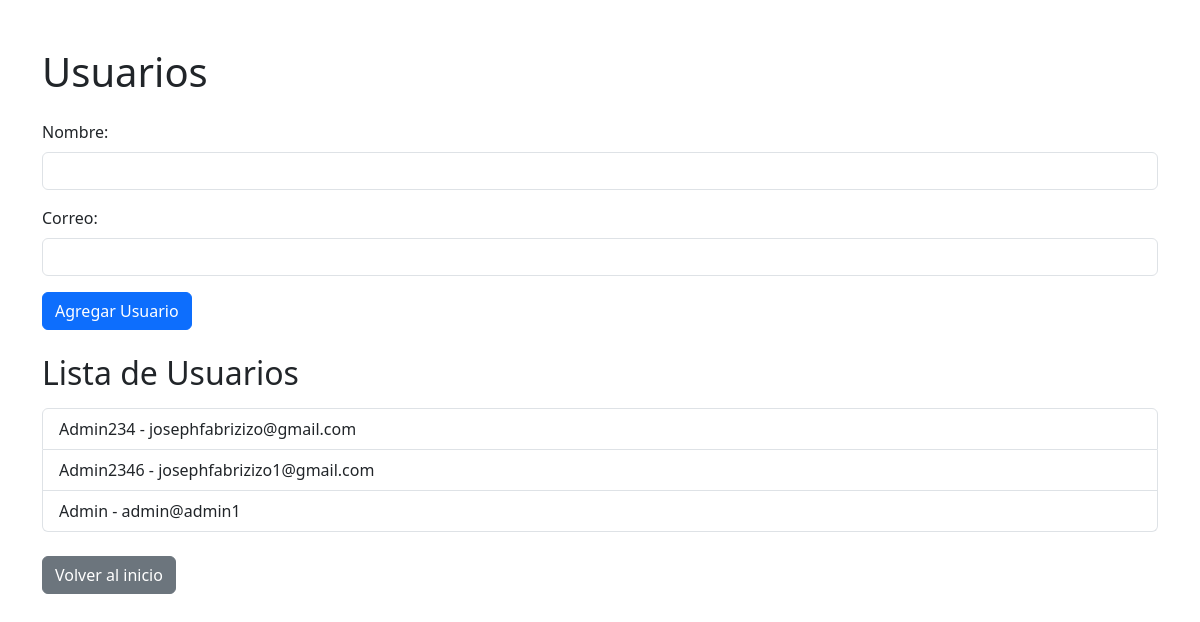
The page /usuarios on the database as committed earlier.
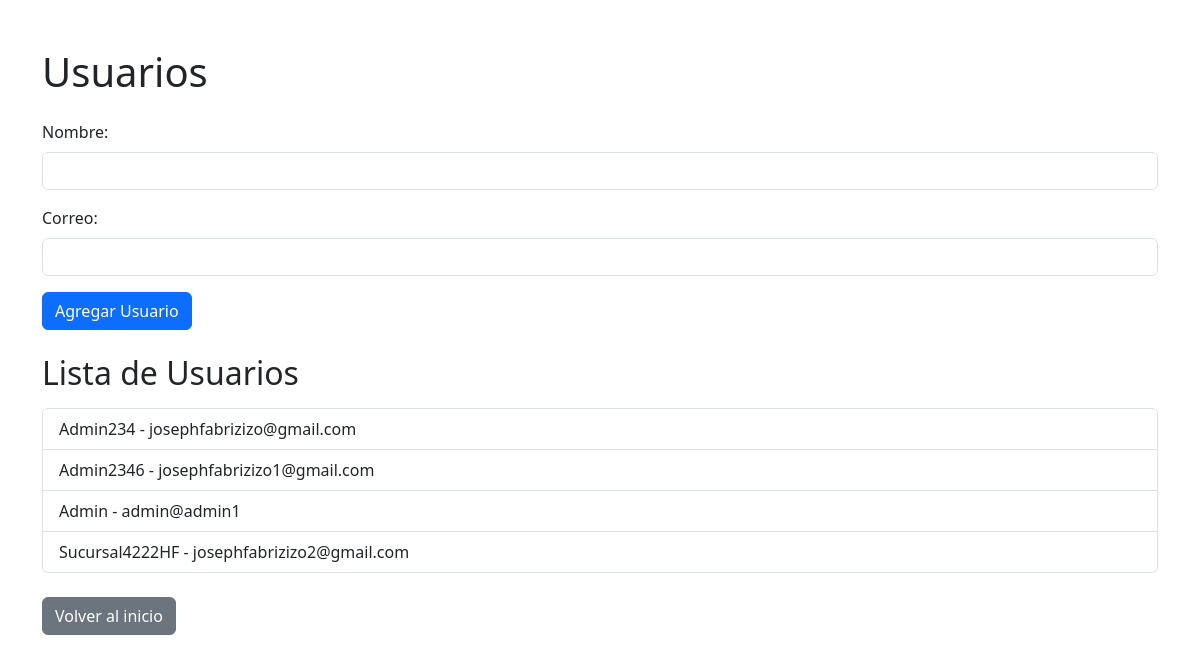
The same page on the database as committed later.
### app.py (models this page shows)
class Usuario(db.Model):
    id = db.Column(db.Integer, primary_key=True)
    nombre = db.Column(db.String(100), nullable=False)
    correo = db.Column(db.String(100), unique=True, nullable=False)
    boletos = db.relationship('Boleto', backref='usuario', lazy=True)

### app.py (the view, shortened to what this page needs)
@app.route('/usuarios', methods=['GET', 'POST'])
def usuarios():
    usuarios = Usuario.query.all()
    return render_template('usuarios.html', usuarios=usuarios)

### templates/usuarios.html (shortened to what this page needs)
<!DOCTYPE html>
<html lang="es">
  <head>
    <link
      href="https://cdn.jsdelivr.net/npm/bootstrap@5.3.0-alpha1/dist/css/bootstrap.min.css"
      rel="stylesheet"
    />
  </head>
  <body>
    <div class="container mt-5">
      <h1 class="mb-4">Usuarios</h1>
      <form method="POST" class="mb-4">
        <div class="mb-3">
          <label for="nombre" class="form-label">Nombre:</label>
          <input
            type="text"
            name="nombre"
            id="nombre"
            class="form-control"
            required
          />
        </div>
        <div class="mb-3">
          <label for="correo" class="form-label">Correo:</label>
          <input
            type="email"
            name="correo"
            id="correo"
            class="form-control"
            required
          />
        </div>
        <button type="submit" class="btn btn-primary">Agregar Usuario</button>
      </form>
      <h2 class="mb-3">Lista de Usuarios</h2>
      <ul class="list-group">
        {% for usuario in usuarios %}
        <li class="list-group-item">
          {{ usuario.nombre }} - {{ usuario.correo }}
        </li>
        {% endfor %}
      </ul>
      <a href="/" class="btn btn-secondary mt-4">Volver al inicio</a>
    </div>
  </body>
</html>

Rows that differ between the two databases and show on the page:
added Usuario: nombre "Sucursal4222HF", correo "josephfabrizizo2@gmail.com"
